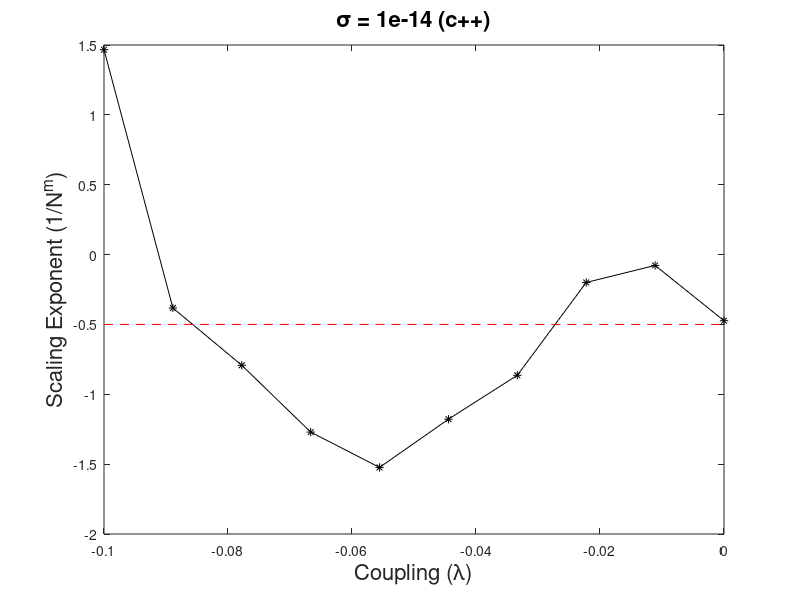
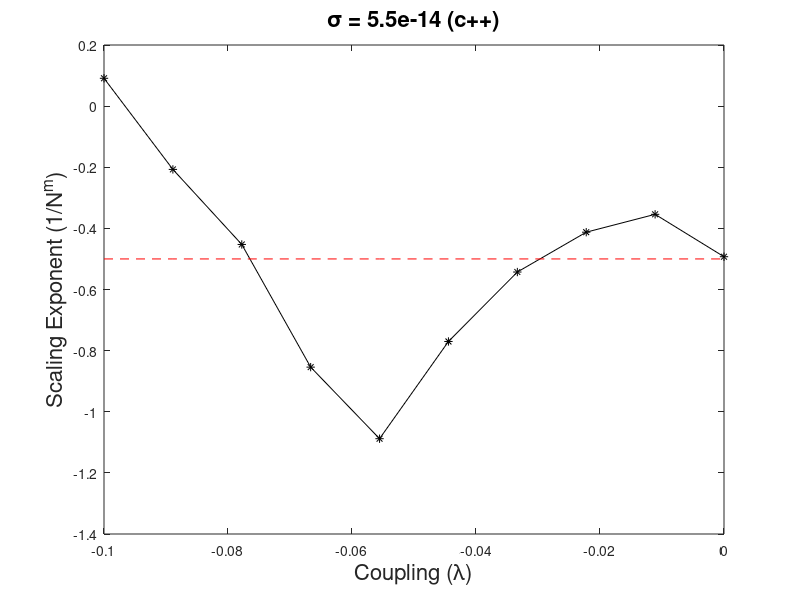
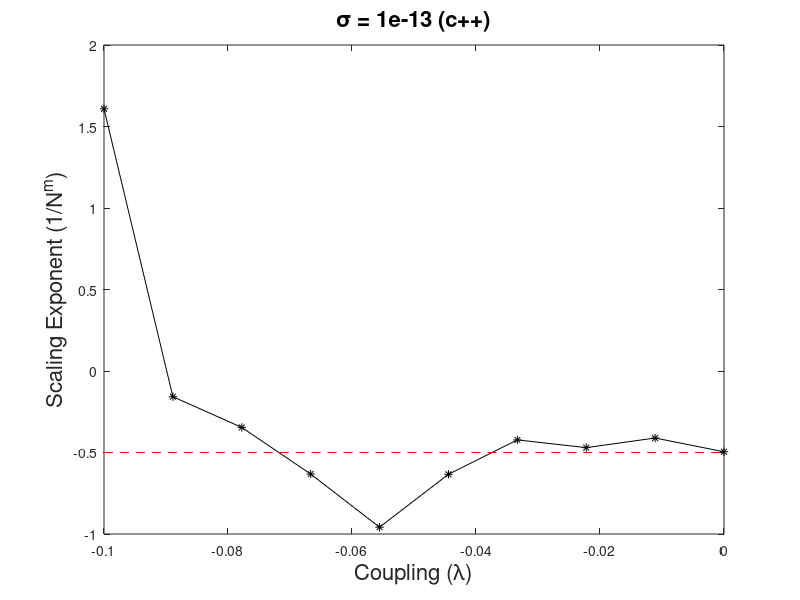

Write MATLAB code to recreate these figures, in order.
clear all
data = importdata('RUN2unidir_colpitts_sigma.txt');

Niter = length(data(2,2:end));

N = 3:2:(2*Niter+1);

% max = length(data(2:end,1));

lam_data = data(2:end,1);

lamcounter = 1;
for jj = 2:length(lam_data)
    lamcounter = lamcounter + 1;
   if  (lam_data(1) == lam_data(jj))
       break
   end
end

max = lamcounter - 1;

lam_space = lam_data(1:max);

sigmaiter = length(lam_data)/max;

for kk = 0:sigmaiter-1
    for ii = 1:max 

        phasevec = data(1+(ii+kk*max),(2:end));
        xdata = log10(N);
        ydata = log10(phasevec);

        p = polyfit(xdata,ydata,1);
        yfit = xdata*p(1) + p(2);
        accuracy(ii) = norm(yfit - ydata);
        slope(ii) = p(1);

    end


    % xmaxa = max(N);
    % xmaxb = max(log10(N));


    xvec = lam_space;
    % xvec = 1:length(lam_space);
    figure(kk+2)
    plot(xvec,slope,'k-*')
    hold on
    plot(xvec,-.5*ones(size(lam_space)),'r--')
    xlabel('Coupling (\lambda)','fontsize',16)
    ylabel('Scaling Exponent (1/N^{m})','fontsize',16)
    title(['\sigma = ' num2str(data(1,kk+1)) ' (c++)'],'fontsize',16)
    
%     figure(1)

end